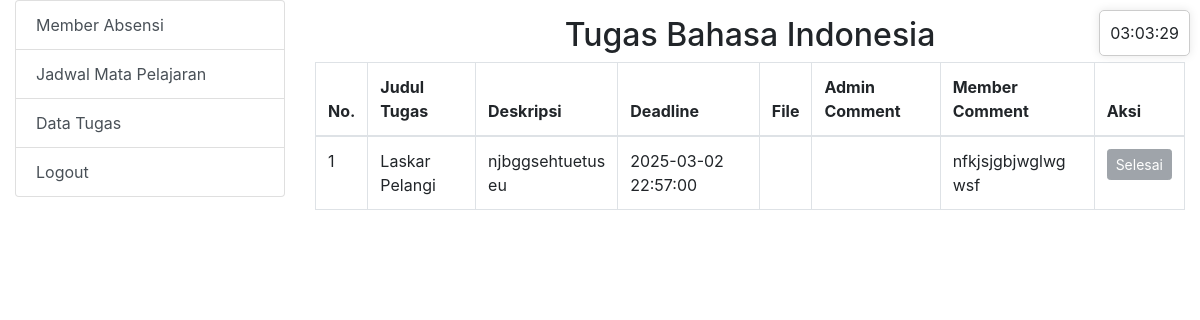
/tugas_bahasa_indonesia.php (signed in), run on the app's committed database.
### tables this page shows
CREATE TABLE `tugas` (
  `id` int NOT NULL,
  `judul` varchar(255) NOT NULL,
  `deskripsi` text NOT NULL,
  `deadline` datetime NOT NULL,
  `mapel` varchar(255) NOT NULL,  
  `files` text
);

CREATE TABLE `submitted_tugas` (
  `id` int NOT NULL,
  `tugas_id` int NOT NULL,
  `member_id` int NOT NULL,
  `file` varchar(255) NOT NULL,
  `tanggal` datetime NOT NULL,
  `comment` text,
  `member_comment` text,
  `status` enum('submitted','returned') DEFAULT 'submitted',
  `indikator` enum('tepat waktu','terlambat') DEFAULT 'tepat waktu'
);

### tugas_bahasa_indonesia.php (the view, shortened to what this page needs)
<?php
include 'config.php';
$tugas_result = $conn->query("SELECT * FROM tugas WHERE mapel = 'Bahasa Indonesia' ORDER BY id ASC");
$submitted_tugas_result = $conn->query("
    SELECT submitted_tugas.id,
           submitted_tugas.tugas_id,
           submitted_tugas.member_id,
           submitted_tugas.file,
           submitted_tugas.tanggal,
           submitted_tugas.status,
           submitted_tugas.comment AS admin_comment,
           submitted_tugas.member_comment,
           members.username AS member_name,
           tugas.judul AS tugas_judul
    FROM submitted_tugas
    JOIN members ON submitted_tugas.member_id = members.id
    JOIN tugas ON submitted_tugas.tugas_id = tugas.id
    WHERE submitted_tugas.member_id = {$_SESSION['member_id']}
    AND tugas.mapel = 'Bahasa Indonesia'
    ORDER BY submitted_tugas.tugas_id ASC, submitted_tugas.id ASC
");
$submitted_tugas = [];
while ($submitted_row = $submitted_tugas_result->fetch_assoc()) {
    $submitted_tugas[$submitted_row['tugas_id']] = $submitted_row;
}
?>
<!DOCTYPE html>
<html>
<head>
    <link rel="stylesheet" href="https://maxcdn.bootstrapcdn.com/bootstrap/4.0.0/css/bootstrap.min.css">
</head>
<body>
  <?php include 'includes/clock.php'; ?>
  <div class="container-fluid mt-3">
    <div class="row">
      <?php include 'member_sidebar.php'; ?>
      <div class="col-md-9">
        <h2 class="text-center">Tugas Bahasa Indonesia</h2>
        <table class="table table-bordered">
            <thead>
                <tr>
                    <th>No.</th>
                    <th>Judul Tugas</th>
                    <th>Deskripsi</th>
                    <th>Deadline</th>
                    <th>File</th>
                    <th>Admin Comment</th>
                    <th>Member Comment</th>
                    <th>Aksi</th>
                </tr>
            </thead>
            <tbody>
                <?php $no = 1; ?>
                <?php while ($row = $tugas_result->fetch_assoc()) { ?>
                <tr>
                    <td><?= $no++; ?></td>
                    <td><?= wordwrap($row['judul'], 14, "<br>\n", true) ?></td>
                    <td><?= wordwrap($row['deskripsi'], 14, "<br>\n", true) ?></td>
                    <td><?= $row['deadline'] ?></td>
                    <td>
                    </td>
                    <td class="comment-scroll">
                    </td>
                    <td class="comment-scroll">
                        <?= isset($submitted_tugas[$row['id']]) ? wordwrap($submitted_tugas[$row['id']]['member_comment'] ?? '', 14, "<br>\n", true) : '' ?>
                    </td>
                    <td>
                        <?php if (isset($submitted_tugas[$row['id']])): ?>
                            <?php if ($submitted_tugas[$row['id']]['status'] == 'returned'): ?>
                                <a href="submit_tugas.php?tugas_id=<?= $row['id'] ?>" class="btn btn-success btn-sm mt-2">Kirim Tugas</a>
                            <?php else: ?>
                                <button class="btn btn-secondary btn-sm" disabled>Selesai</button>
                            <?php endif; ?>
                        <?php else: ?>
                            <a href="submit_tugas.php?tugas_id=<?= $row['id'] ?>" class="btn btn-success btn-sm">Kirim Tugas</a>
                        <?php endif; ?>
                    </td>
                </tr>
                <?php } ?>
            </tbody>
        </table>
      </div>
    </div>
  </div>
</body>
</html>

### tugas_bahasa_indonesia.php (style rules this page uses)
.comment-scroll { max-height: 100px; overflow-y: auto; word-wrap: break-word; }

### data on the page
tugas: judul "Laskar Pelangi", deskripsi "njbggsehtuetus eu", deadline "2025-03-02 22:57:00", id.member_comment "nfkjsjgbjwglwg wsf", shows "Selesai"
